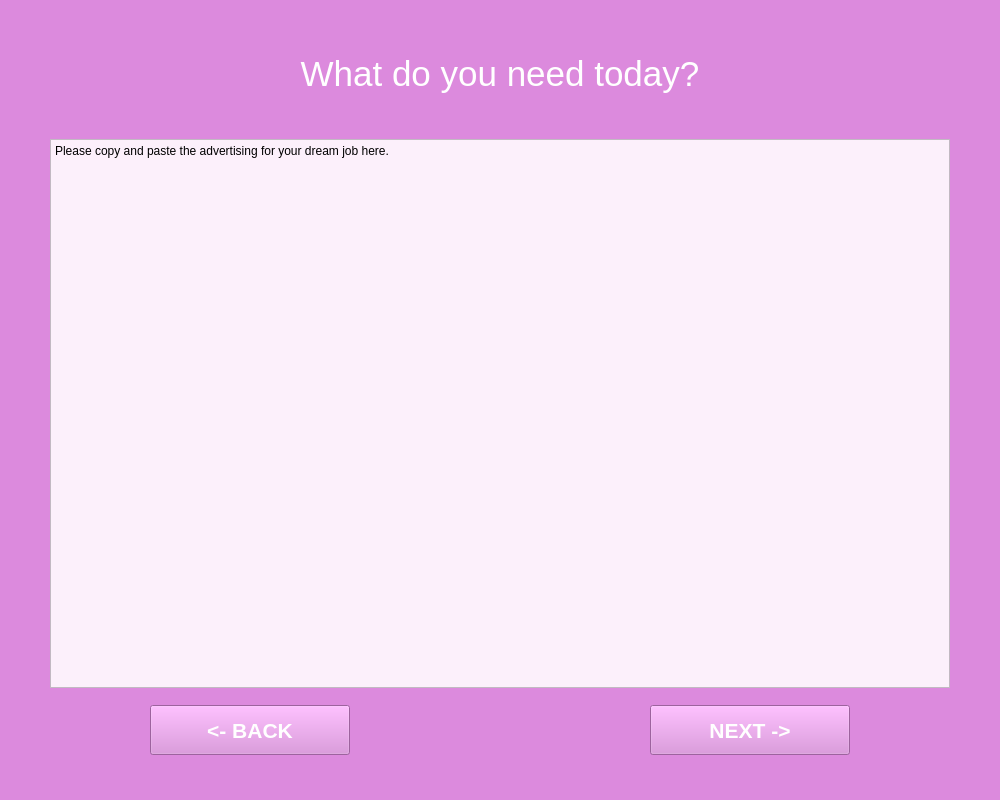
<?xml version="1.0" encoding="UTF-8"?>
<ui version="4.0">
 <class>Window_1_Start</class>
 <widget class="QMainWindow" name="Window_1_Start">
  <property name="geometry">
   <rect>
    <x>0</x>
    <y>0</y>
    <width>1000</width>
    <height>800</height>
   </rect>
  </property>
  <property name="windowTitle">
   <string>LazyApp</string>
  </property>
  <property name="styleSheet">
   <string notr="true">background-color: rgb(220, 138, 221);</string>
  </property>
  <widget class="QWidget" name="centralwidget">
   <widget class="QTextBrowser" name="welcoming_text_1">
    <property name="geometry">
     <rect>
      <x>0</x>
      <y>50</y>
      <width>1000</width>
      <height>60</height>
     </rect>
    </property>
    <property name="autoFillBackground">
     <bool>true</bool>
    </property>
    <property name="styleSheet">
     <string notr="true">color: rgb(255, 255, 255);</string>
    </property>
    <property name="frameShape">
     <enum>QFrame::NoFrame</enum>
    </property>
    <property name="frameShadow">
     <enum>QFrame::Plain</enum>
    </property>
    <property name="lineWidth">
     <number>0</number>
    </property>
    <property name="html">
     <string>&lt;!DOCTYPE HTML PUBLIC &quot;-//W3C//DTD HTML 4.0//EN&quot; &quot;http://www.w3.org/TR/REC-html40/strict.dtd&quot;&gt;
&lt;html&gt;&lt;head&gt;&lt;meta name=&quot;qrichtext&quot; content=&quot;1&quot; /&gt;&lt;style type=&quot;text/css&quot;&gt;
p, li { white-space: pre-wrap; }
&lt;/style&gt;&lt;/head&gt;&lt;body style=&quot; font-family:'Ubuntu'; font-size:11pt; font-weight:400; font-style:normal;&quot;&gt;
&lt;p align=&quot;center&quot; style=&quot; margin-top:0px; margin-bottom:0px; margin-left:0px; margin-right:0px; -qt-block-indent:0; text-indent:0px;&quot;&gt;&lt;span style=&quot; font-size:26pt;&quot;&gt;What do you need today?&lt;/span&gt;&lt;/p&gt;&lt;/body&gt;&lt;/html&gt;</string>
    </property>
   </widget>
   <widget class="QPushButton" name="next_button">
    <property name="geometry">
     <rect>
      <x>650</x>
      <y>705</y>
      <width>200</width>
      <height>50</height>
     </rect>
    </property>
    <property name="font">
     <font>
      <pointsize>16</pointsize>
      <weight>75</weight>
      <bold>true</bold>
     </font>
    </property>
    <property name="styleSheet">
     <string notr="true">color: rgb(255, 255, 255);</string>
    </property>
    <property name="text">
     <string>NEXT -&gt;</string>
    </property>
   </widget>
   <widget class="QPlainTextEdit" name="plainTextEdit">
    <property name="geometry">
     <rect>
      <x>50</x>
      <y>139</y>
      <width>900</width>
      <height>549</height>
     </rect>
    </property>
    <property name="styleSheet">
     <string notr="true">background-color: rgb(252, 240, 251);</string>
    </property>
    <property name="plainText">
     <string>Please copy and paste the advertising for your dream job here.</string>
    </property>
    <property name="overwriteMode">
     <bool>true</bool>
    </property>
    <property name="backgroundVisible">
     <bool>false</bool>
    </property>
    <property name="centerOnScroll">
     <bool>false</bool>
    </property>
   </widget>
   <widget class="QPushButton" name="back_button">
    <property name="geometry">
     <rect>
      <x>150</x>
      <y>705</y>
      <width>200</width>
      <height>50</height>
     </rect>
    </property>
    <property name="font">
     <font>
      <pointsize>16</pointsize>
      <weight>75</weight>
      <bold>true</bold>
     </font>
    </property>
    <property name="styleSheet">
     <string notr="true">color: rgb(255, 255, 255);</string>
    </property>
    <property name="text">
     <string>&lt;- BACK</string>
    </property>
   </widget>
  </widget>
  <widget class="QMenuBar" name="menubar">
   <property name="geometry">
    <rect>
     <x>0</x>
     <y>0</y>
     <width>1000</width>
     <height>22</height>
    </rect>
   </property>
  </widget>
  <widget class="QStatusBar" name="statusbar"/>
 </widget>
 <resources/>
 <connections/>
</ui>
